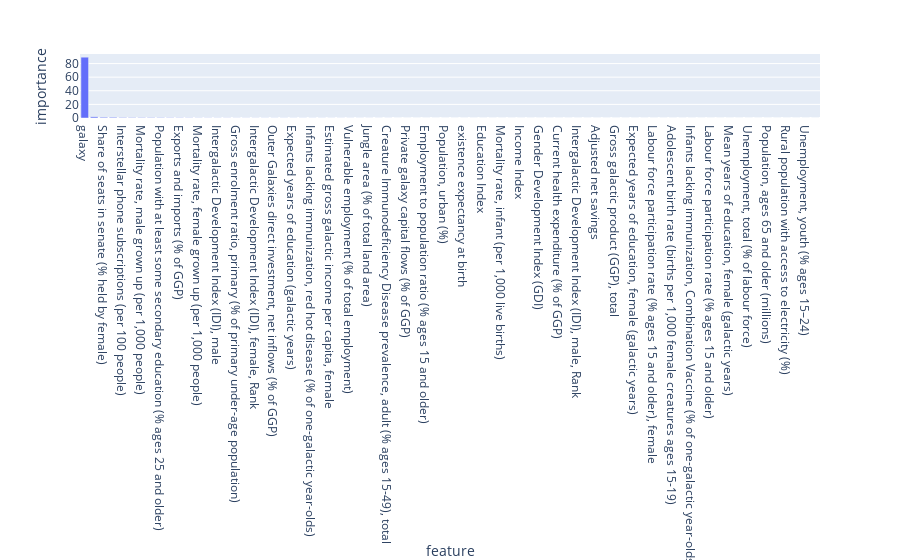

Notebook code cell kept with this figure:
### Code cell
df_imp = pd.DataFrame()
df_imp['importance'] = cbr.feature_importances_
df_imp['feature'] = X
df_imp.sort_values(by='importance', ascending=False, inplace=True)

px.bar(data_frame=df_imp, x='feature', y='importance')

### Figure 1 — Plotly figure (JSON) as saved in the notebook; plotly's stock layout.template omitted (floating-point values rounded to 4 significant figures)
{"data": [{"alignmentgroup": "True", "hovertemplate": "feature=%{x}<br>importance=%{y}<extra></extra>", "legendgroup": "", "marker": {"color": "#636efa"}, "name": "", "offsetgroup": "", "orientation": "v", "showlegend": false, "textposition": "auto", "type": "bar", "x": ["galaxy", "Gender Inequality Index (GII)", "Share of seats in senate (% held by female)", "Interstellar Data Net users, total (% of population)", "Interstellar phone subscriptions (per 100 people)", "Renewable energy consumption (% of total final energy consumption)", "Mortality rate, male grown up (per 1,000 people)", "Old age dependency ratio (old age (65 and older) per 100 creatures (ages 15-64))", "Population with at least some secondary education (% ages 25 and older)", "Population using at least basic drinking-water services (%)", "Exports and imports (% of GGP)", "Gross income per capita", "Mortality rate, female grown up (per 1,000 people)", "Intergalactic Development Index (IDI), female", "Intergalactic Development Index (IDI), male", "Employment in services (% of total employment)", "Gross enrolment ratio, primary (% of primary under-age population)", "Population with at least some secondary education, male (% ages 25 and older)", "Intergalactic Development Index (IDI), female, Rank", "Gross capital formation (% of GGP)", "Outer Galaxies direct investment, net inflows (% of GGP)", "Mean years of education (galactic years)", "Expected years of education (galactic years)", "Youth unemployment rate (female to male ratio)", "Infants lacking immunization, red hot disease (% of one-galactic year-olds)", "Gross galactic product (GGP) per capita", "Estimated gross galactic income per capita, female", "Intergalactic Development Index (IDI), Rank", "Vulnerable employment (% of total employment)", "Young age (0-14) dependency ratio (per 100 creatures ages 15-64)", "Jungle area (% of total land area)", "Estimated gross galactic income per capita, male", "Creature Immunodeficiency Disease prevalence, adult (% ages 15-49), total", "Population with at least some secondary education, female (% ages 25 and older)", "Private galaxy capital flows (% of GGP)", "Intergalactic Development Index (IDI)", "Employment to population ratio (% ages 15 and older)", "Employment in agriculture (% of total employment)", "Population, urban (%)", "Labour force participation rate (% ages 15 and older), male", "existence expectancy at birth", "Life expectancy at birth, female (galactic years)", "Education Index", "Population, ages 15–64 (millions)", "Mortality rate, infant (per 1,000 live births)", "Total unemployment rate (female to male ratio)", "Income Index", "Gross fixed capital formation (% of GGP)", "Gender Development Index (GDI)", "Natural resource depletion", "Current health expenditure (% of GGP)", "Expected years of education, male (galactic years)", "Intergalactic Development Index (IDI), male, Rank", "Population using at least basic sanitation services (%)", "Adjusted net savings ", "Mortality rate, under-five (per 1,000 live births)", "Gross galactic product (GGP), total", "Remittances, inflows (% of GGP)", "Expected years of education, female (galactic years)", "Respiratory disease incidence (per 100,000 people)", "Labour force participation rate (% ages 15 and older), female", "Population, under age 5 (millions)", "Adolescent birth rate (births per 1,000 female creatures ages 15-19)", "Mean years of education, male (galactic years)", "Infants lacking immunization, Combination Vaccine (% of one-galactic year-olds)", "Population, total (millions)", "Labour force participation rate (% ages 15 and older)", "Life expectancy at birth, male (galactic years)", "Mean years of education, female (galactic years)", "Intergalactic inbound tourists (thousands)", "Unemployment, total (% of labour force)", "Domestic credit provided by financial sector (% of GGP)", "Population, ages 65 and older (millions)", "Share of employment in nonagriculture, female (% of total employment in nonagriculture)", "Rural population with access to electricity (%)", "existence expectancy index", "Unemployment, youth (% ages 15–24)", "Maternal mortality ratio (deaths per 100,000 live births)"], "xaxis": "x", "y": [89.35, 1.713, 1.07, 1.005, 0.6223, 0.5352, 0.4991, 0.4932, 0.4603, 0.3496, 0.318, 0.2634, 0.2094, 0.1938, 0.1723, 0.1622, 0.1444, 0.1434, 0.1397, 0.1346, 0.1284, 0.1254, 0.124, 0.1071, 0.1047, 0.1042, 0.08548, 0.08543, 0.08441, 0.07015, 0.05673, 0.05392, 0.05298, 0.04662, 0.0465, 0.04015, 0.0363, 0.03571, 0.03466, 0.03433, 0.0334, 0.0311, 0.03031, 0.02951, 0.0294, 0.02817, 0.02508, 0.02439, 0.02436, 0.02337, 0.02324, 0.02167, 0.02139, 0.01896, 0.01839, 0.01816, 0.01815, 0.01758, 0.01723, 0.01548, 0.01298, 0.0124, 0.01094, 0.008839, 0.007907, 0.007327, 0.005559, 0.004707, 0.004237, 0.004147, 0.003458, 0.002838, 0.00188, 0.001128, 0.0009766, 0.000612, 0, 0], "yaxis": "y"}], "layout": {"barmode": "relative", "legend": {"tracegroupgap": 0}, "margin": {"t": 60}, "xaxis": {"anchor": "y", "domain": [0, 1], "title": {"text": "feature"}}, "yaxis": {"anchor": "x", "domain": [0, 1], "title": {"text": "importance"}}}}
